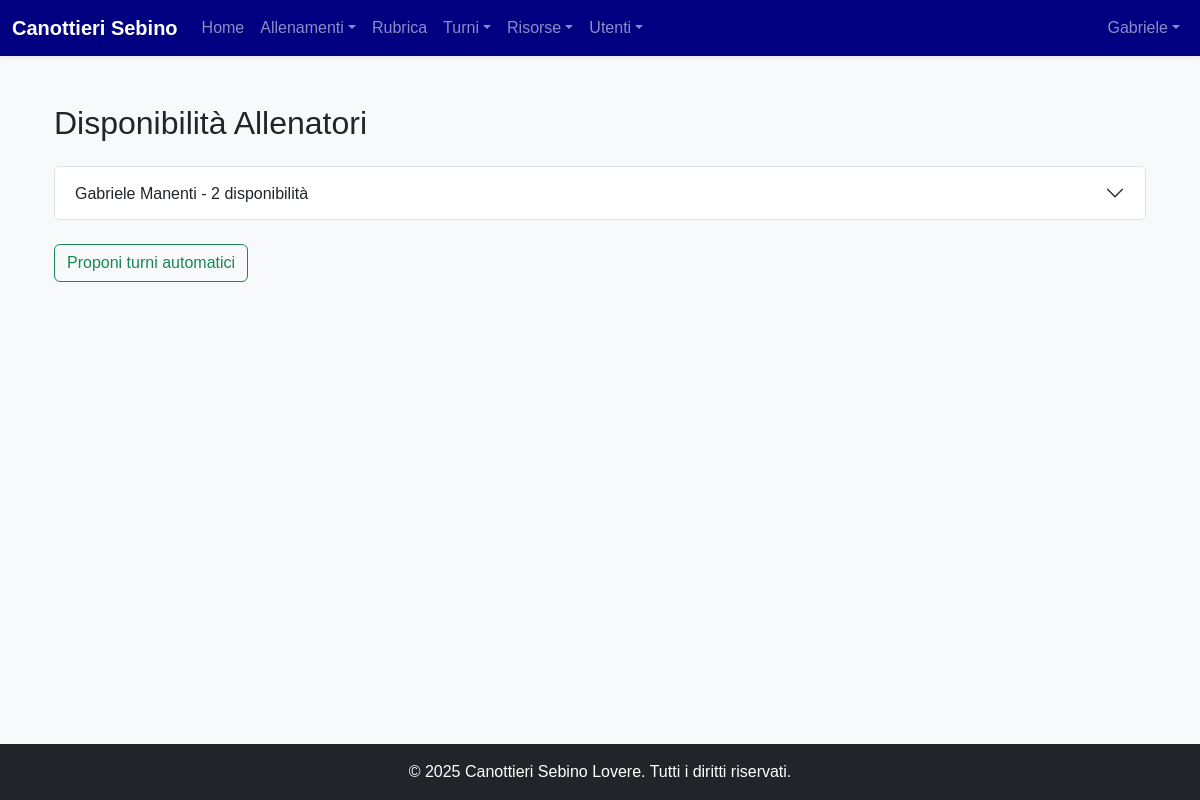
Page /turni/disponibilita (signed in) on the earlier database version.
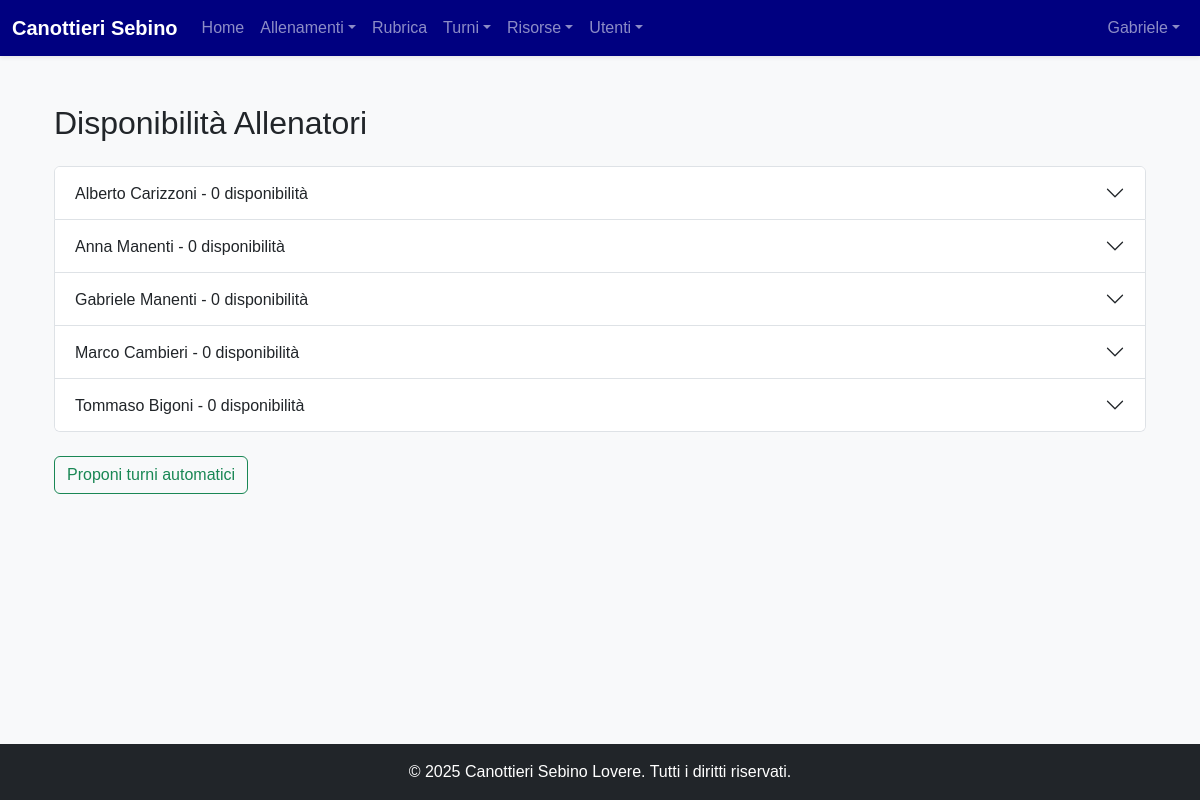
Same page on the later database version.
### models.py (models this page shows, shortened)
class User(Base):
    __tablename__ = "users"
    id = Column(Integer, primary_key=True, index=True)
    username = Column(String, unique=True, index=True, nullable=False)
    hashed_password = Column(String, nullable=False)
    first_name = Column(String, nullable=False)
    last_name = Column(String, nullable=False)
    email = Column(String, unique=True, index=True)
    phone_number = Column(String)
    date_of_birth = Column(Date)
    tax_code = Column(String, unique=True)
    enrollment_year = Column(Integer)
    membership_date = Column(Date)
    certificate_expiration = Column(Date)
    address = Column(String)
    manual_category = Column(String, nullable=True)
    roles = relationship("Role", secondary=user_roles, back_populates="users")
    tags = relationship("Tag", secondary=user_tags, back_populates="users")
    barche_assegnate = relationship("Barca", secondary=barca_atleti_association, back_populates="atleti_assegnati")
    schede_pesi = relationship("SchedaPesi", back_populates="atleta")
    turni = relationship("Turno", back_populates="user")
    availabilities = relationship("TrainerAvailability", back_populates="user")
    allenamenti_seguiti = relationship("Allenamento", secondary=allenamento_coach_association, back_populates="coaches")

### routers/availabilities.py (the view)
@router.get("/turni/disponibilita", response_class=HTMLResponse)
async def view_availabilities(
    request: Request,
    db: Session = Depends(get_db),
    current_user: models.User = Depends(get_current_admin_or_coach_user),
    user_id: int | None = None,
):
    month_start, month_end = _next_month_range()
    turni = (
        db.query(models.Turno)
        .filter(models.Turno.data.between(month_start, month_end))
        .order_by(models.Turno.data, models.Turno.fascia_oraria)
        .all()
    )
    grouped: Dict[date, Dict[str, models.Turno]] = defaultdict(dict)
    for t in turni:
        grouped[t.data][t.fascia_oraria] = t
    if current_user.is_admin and not user_id:
        availabilities = (
            db.query(models.TrainerAvailability)
            .join(models.Turno)
            .filter(models.Turno.data.between(month_start, month_end))
            .options(joinedload(models.TrainerAvailability.user), joinedload(models.TrainerAvailability.turno))
            .all()
        )
        coach_map: Dict[models.User, List[models.Turno]] = defaultdict(list)
        for av in availabilities:
            coach_map[av.user].append(av.turno)
        coaches = (
            db.query(models.User)
            .join(models.User.roles)
            .filter(models.Role.name == "allenatore")
            .order_by(models.User.first_name, models.User.last_name)
            .all()
        )
        return templates.TemplateResponse(
            "turni_disponibilita.html",
            {
                "request": request,
                "current_user": current_user,
                "edit_user": None,
                "coach_map": coach_map,
                "coaches": coaches,
            },
        )
    else:
        edit_user = (
            db.query(models.User).get(user_id)
            if current_user.is_admin and user_id
            else current_user
        )
        if not edit_user or not edit_user.is_allenatore:
            raise HTTPException(status_code=404, detail="Allenatore non trovato")
        existing = (
            db.query(models.TrainerAvailability.turno_id)
            .filter(models.TrainerAvailability.user_id == edit_user.id)
            .join(models.Turno)
            .filter(models.Turno.data.between(month_start, month_end))
            .all()
        )
        selected_ids = {tid for (tid,) in existing}
        return templates.TemplateResponse(
            "turni_disponibilita.html",
            {
                "request": request,
                "current_user": current_user,
                "edit_user": edit_user,
                "turni": grouped,
                "selected_ids": selected_ids,
            },
        )

### templates/turni_disponibilita.html (shortened to what this page needs)
{% extends "layouts/_base.html" %}
{% block content %}
<div class="container py-4">
  {% if current_user.is_admin and not edit_user %}
    <h1 class="h2 mb-4">Disponibilità Allenatori</h1>
    <div class="accordion" id="coachAvailAccordion">
      {% for coach in coaches %}
      <div class="accordion-item">
        <h2 class="accordion-header" id="heading{{ coach.id }}">
          <button class="accordion-button collapsed" type="button" data-bs-toggle="collapse" data-bs-target="#collapse{{ coach.id }}" aria-expanded="false" aria-controls="collapse{{ coach.id }}">
            {{ coach.first_name }} {{ coach.last_name }} - {{ coach_map.get(coach, [])|length }} disponibilità
          </button>
        </h2>
      </div>
      {% endfor %}
    </div>
    <form method="post" action="/turni/disponibilita/proponi" class="mt-4">
      <button type="submit" class="btn btn-outline-success">Proponi turni automatici</button>
    </form>
  {% endif %}
</div>
{% endblock %}

### templates/layouts/_base.html (shortened to what this page needs)
<!doctype html>
<html lang="it" class="h-100">
<head>
    <link href="https://cdn.jsdelivr.net/npm/bootstrap@5.3.3/dist/css/bootstrap.min.css" rel="stylesheet">
    <link rel="stylesheet" href="{{ url_for('static', path='/style.css') }}">
</head>
<body class="d-flex flex-column h-100 bg-light">
<nav class="navbar navbar-expand-lg navbar-dark bg-primary shadow-sm">
    <div class="container-fluid">
        <a class="navbar-brand fw-bold" href="/dashboard">Canottieri Sebino</a>
        <div class="collapse navbar-collapse" id="navbarNav">
            {% if current_user is defined and current_user %}
            <ul class="navbar-nav me-auto mb-2 mb-lg-0">
                <li class="nav-item"><a class="nav-link" href="/dashboard">Home</a></li>
                <li class="nav-item dropdown">
                    <a class="nav-link dropdown-toggle" href="#" id="allenamentiDropdown" role="button" data-bs-toggle="dropdown">Allenamenti</a>
                </li>
                <li class="nav-item"><a class="nav-link" href="/rubrica">Rubrica</a></li>
                {% if current_user is defined and current_user and (current_user.is_admin or current_user.is_allenatore) %}
                <li class="nav-item dropdown">
                    <a class="nav-link dropdown-toggle" href="#" id="turniDropdown" role="button" data-bs-toggle="dropdown">Turni</a>
                </li>
                {% endif %}
                <li class="nav-item dropdown">
                    <a class="nav-link dropdown-toggle" href="#" id="risorseDropdown" role="button" data-bs-toggle="dropdown">Risorse</a>
                </li>
                {% if current_user is defined and current_user and current_user.is_admin %}
                <li class="nav-item dropdown">
                    <a class="nav-link dropdown-toggle" href="#" id="adminMenu" role="button" data-bs-toggle="dropdown">Utenti</a>
                </li>
                {% endif %}
            </ul>
            {% endif %}
            <ul class="navbar-nav ms-auto">
                {% if current_user is defined and current_user %}
                <li class="nav-item dropdown">
                    <a class="nav-link dropdown-toggle" href="#" id="navbarUserDropdown" role="button" data-bs-toggle="dropdown">{{ current_user.first_name or current_user.username }}</a>
                </li>
                {% else %}
                <li class="nav-item"><a class="nav-link" href="/login">Login</a></li>
                {% endif %}
            </ul>
        </div>
    </div>
</nav>
<main class="container my-4 flex-grow-1">{% block content %}{% endblock %}</main>
<footer class="text-center text-white py-3 mt-auto bg-dark"><p class="mb-0">&copy; 2025 Canottieri Sebino Lovere. Tutti i diritti riservati.</p></footer>
</body>
</html>

Differences in the rows shown:
changed User "Gabriele": get|length "2" → "0"
added User: first_name "Alberto", last_name "Carizzoni", get|length "0"
added User: first_name "Anna", last_name "Manenti", get|length "0"
added User: first_name "Marco", last_name "Cambieri", get|length "0"
added User: first_name "Tommaso", last_name "Bigoni", get|length "0"
